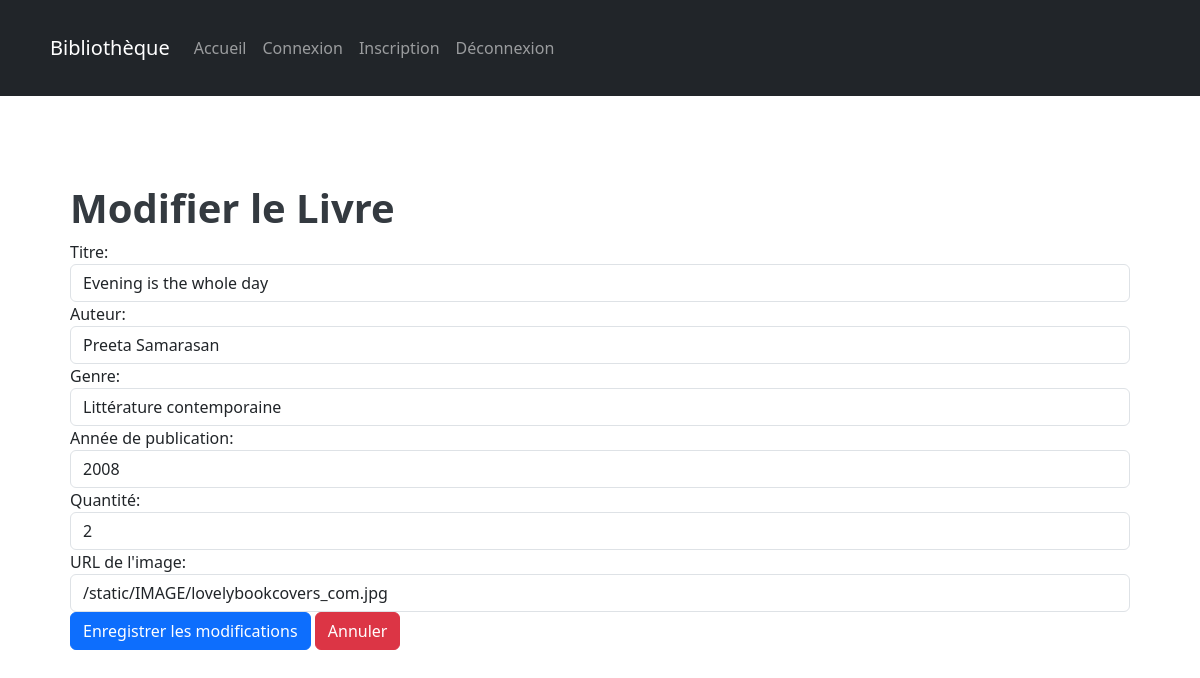
Screenshot of /modifier_livre/1 (signed in) with the database file from the repository.
### app.py (models this page shows)
class Livre(db.Model):
    id = db.Column(db.Integer, primary_key=True)
    titre = db.Column(db.String(100), nullable=False)
    auteur = db.Column(db.String(100), nullable=False)
    genre = db.Column(db.String(50), nullable=False)
    annee_publication = db.Column(db.Integer, nullable=False)
    description = db.Column(db.Text, nullable=True)
    quantite = db.Column(db.Integer, default=1, nullable=False)
    image_url = db.Column(db.String(200), nullable=True)
    emprunts = db.relationship('Emprunt', backref='livre', lazy=True)

### app.py (the view, shortened to what this page needs)
@app.route('/modifier_livre/<int:id>', methods=['GET', 'POST'])
@login_required
@role_required(is_SuperUser_required=True)
def modifier_livre(id):
    livre = Livre.query.get(id)
    return render_template('modifier_livre.html', livre=livre)

### app.py (called while the page is built)
@login_manager.user_loader
def load_user(user_id):
    return Utilisateur.query.get(int(user_id))

def role_required(is_SuperUser_required):
    def decorator(f):
        @wraps(f)
        def decorated_function(*args, **kwargs):
            if not current_user.is_authenticated:
                return redirect(url_for('connexion'))
            if is_SuperUser_required and not current_user.is_SuperUser:
                return redirect(url_for('accueil'))
            if not is_SuperUser_required and current_user.is_SuperUser:
                return redirect(url_for('accueil_admin'))
            return f(*args, **kwargs)
        return decorated_function
    return decorator

### templates/modifier_livre.html (shortened to what this page needs)
{% extends 'layout_admin.html' %}
{% block content %}
<div class="container">
    <h1 class="mt-4">Modifier le Livre</h1>
    <form method="post" action="{{ url_for('modifier_livre', id=livre.id) }}">
        <div class="form-group">
            <label for="titre">Titre:</label>
            <input type="text" id="titre" name="titre" class="form-control" value="{{ livre.titre }}" required>
        </div>
        <div class="form-group">
            <label for="auteur">Auteur:</label>
            <input type="text" id="auteur" name="auteur" class="form-control" value="{{ livre.auteur }}" required>
        </div>
        <div class="form-group">
            <label for="genre">Genre:</label>
            <input type="text" id="genre" name="genre" class="form-control" value="{{ livre.genre }}" required>
        </div>
        <div class="form-group">
            <label for="annee_publication">Année de publication:</label>
            <input type="number" id="annee_publication" name="annee_publication" class="form-control" value="{{ livre.annee_publication }}" required>
        </div>
        <div class="form-group">
            <label for="quantite">Quantité:</label>
            <input type="number" id="quantite" name="quantite" class="form-control" value="{{ livre.quantite }}" required>
        </div>
        <div class="form-group">
            <label for="image_url">URL de l'image:</label>
            <input type="text" id="image_url" name="image_url" class="form-control" value="{{ livre.image_url }}" required>
        </div>
        <button type="submit" class="btn btn-primary">Enregistrer les modifications</button>
        <a href="{{ url_for('accueil_admin') }}" class="btn btn-danger">Annuler</a>
    </form>
</div>
{% endblock %}

### static/CSS/style.css (style rules this page uses)
.container { padding: 20px; }
.btn { transition: all 0.3s ease; }
h1 { font-weight: 700; color: #343a40; }

### rows the page displays
Livre: titre "Evening is the whole day", auteur "Preeta Samarasan", genre "Littérature contemporaine", annee_publication "2008", quantite "2", image_url "/static/IMAGE/lovelybookcovers_com.jpg"
